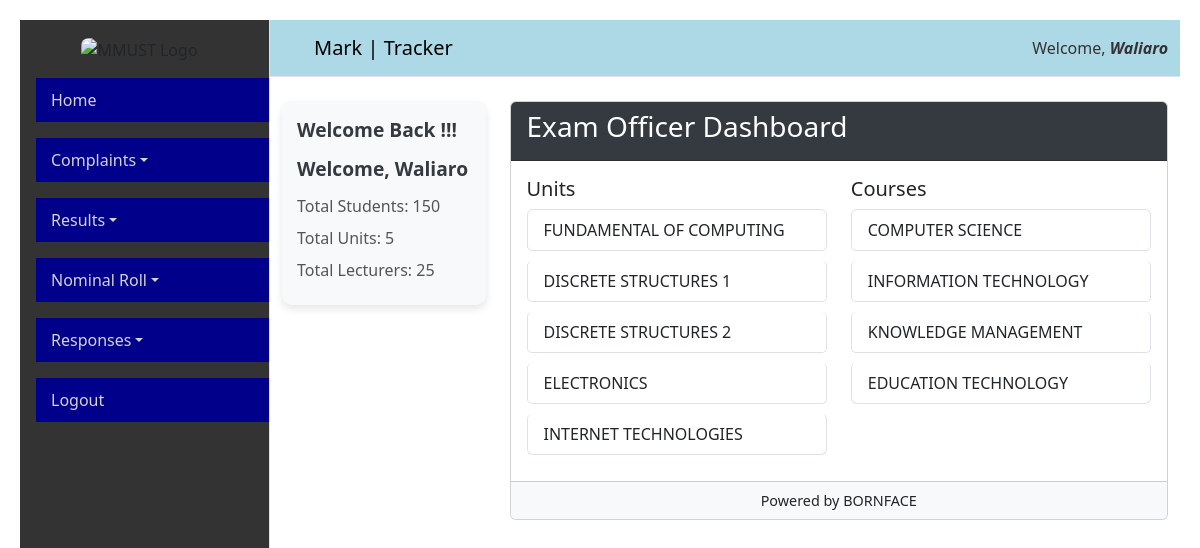
/exam-dashboard/ (signed in), run on the app's committed database.
### complaints/models.py (models this page shows, shortened)
class Lecturer(models.Model):
    lec_no = models.CharField(primary_key=True, unique=True, max_length=20, help_text="Please Enter Lecturer Number")
    email_address = models.EmailField(max_length=200, help_text="Please Enter Lecturer Email Address")
    username = models.EmailField(unique=True, max_length=200, help_text="Enter a valid Username")
    first_name = models.CharField(max_length=200, help_text="Please Enter Student First Name")
    last_name = models.CharField(max_length=200, help_text="Please Enter Student Last Name")
    phone_number = models.CharField(max_length=13, validators=[validate_kenyan_phone_number], help_text="Enter phone number in the format 0798073204 or +254798073404")
    role = models.CharField(max_length=50, choices=[('Member', 'Member'), ('Exam Officer', 'Exam Officer'), ('COD', 'COD')])
    dep_code = models.ForeignKey(Department, on_delete=models.CASCADE)

class Unit(models.Model):
    unit_code = models.CharField(primary_key=True, unique=True, max_length=20, help_text="Please Enter Unit Code")
    unit_name = models.CharField(max_length=200, help_text="Please Enter Unit Name")

class Course(models.Model):
    course_code = models.CharField(primary_key=True, unique=True, max_length=20, help_text="Please Enter Course Code")
    course_name = models.CharField(max_length=200, help_text="Please Enter Course Name")
    dep_code = models.ForeignKey(Department, on_delete=models.CASCADE)

### complaints/views.py (the view)
# urls.py: path('exam-dashboard/',Exam_DashboardView.as_view(), name='exam-dashboard'),
class Exam_DashboardView(View):
    def get(self, request):
        units = Unit.objects.all()
        courses = Course.objects.all()
        context = {
            'units': units,
            'courses': courses,
        }
        username = request.session.get('username')
        if not username:
            return redirect('login')  # Redirect to login if username is not in session
        try:
            user = System_User.objects.get(username=username)
            lecturer = Lecturer.objects.get(username=username)
            context['last_name'] = lecturer.last_name  # Add last name to context
        except (System_User.DoesNotExist, Lecturer.DoesNotExist):
            return redirect('login')
        context['user'] = user
        return render(request, 'exam_dashboard.html', context)

### complaints/templates/exam_dashboard.html (shortened to what this page needs)
{% extends 'exam_base_dashboard.html' %}
{% block content %}
<div class="container-fluid mt-4">
    <div class="row">
        <div class="col-lg-3">
            <div class="sidebar-card">
                <div class="sidebar-header">
                    Welcome  Back !!!
                </div>
                <div class="sidebar-header">
                    Welcome, {{ last_name }}
                </div>
                <p class="stat-item">Total Students: 150</p>
                <p class="stat-item">Total Units: {{ units.count }}</p>
                <p class="stat-item">Total Lecturers: 25</p>
            </div>
        </div>
        <div class="col-lg-9">
            <div class="card">
                <div class="card-header">
                    <h3 class="card-title">Exam Officer Dashboard</h3>
                </div>
                <div class="card-body">
                    <div class="row">
                        <div class="col-md-6">
                            <h5>Units</h5>
                            <ul class="list-group">
                                {% for unit in units %}
                                <li class="list-group-item">{{ unit.unit_name }}</li>
                                {% endfor %}
                            </ul>
                        </div>
                        <div class="col-md-6">
                            <h5>Courses</h5>
                            <ul class="list-group">
                                {% for course in courses %}
                                <li class="list-group-item">{{ course.course_name }}</li>
                                {% endfor %}
                            </ul>
                        </div>
                    </div>
                </div>
                <div class="card-footer text-center">
                    Powered by BORNFACE
                </div>
            </div>
        </div>
    </div>
</div>
{% endblock %}

### complaints/templates/exam_base_dashboard.html (shortened to what this page needs)
{% load static %}
<!DOCTYPE html>
<html lang="en">
<head>
    <link rel="stylesheet" href="{% static 'css/my_dashboard.css' %}">
    <link rel="stylesheet" href="https://cdn.jsdelivr.net/npm/bootstrap@5.3.0/dist/css/bootstrap.min.css">
    <link href="https://cdnjs.cloudflare.com/ajax/libs/MaterialDesign-Webfont/5.3.45/css/materialdesignicons.min.css" rel="stylesheet">
</head>
<body>
    <div class="dashboard-container d-flex">
        <aside id="sidebar" class="sidebar border-end">
            <div class="sidebar-logo text-center py-3">
                <img src="{% static 'img/mmust-logo.png' %}" alt="MMUST Logo" class="connect-logo">
            </div>
            <ul class="list-unstyled ps-3">
                <li class="mb-3">
                    <a href="{% url 'exam-dashboard' %}" class="menu-link">
                         <span class="menu-text">Home</span>
                    </a>
                </li>
                <li class="mb-3">
                    <a href="#complaintSubmenu" data-bs-toggle="collapse" aria-expanded="false" class="dropdown-toggle">
                         <span class="menu-text">Complaints</span>
                    </a>
                </li>
                <li class="mb-3">
                    <a href="#resultsSubmenu" data-bs-toggle="collapse" aria-expanded="false" class="dropdown-toggle">
                         <span class="menu-text">Results</span>
                    </a>
                </li>
                <li class="mb-3">
                    <a href="#nominalRollSubmenu" data-bs-toggle="collapse" aria-expanded="false" class="dropdown-toggle">
                         <span class="menu-text">Nominal Roll</span>
                    </a>
                </li>
                <li class="mb-3">
                    <a href="#responsesSubmenu" data-bs-toggle="collapse" aria-expanded="false" class="dropdown-toggle">
                         <span class="menu-text">Responses</span>
                    </a>
                </li>
                <a href="{% url 'logout' %}" class="nav-item"> Logout</a>
            </ul>
        </aside>
        <div class="main-content flex-grow-1">
            <header class="navbar navbar-expand-lg border-bottom">
                <div class="container-fluid">
                    <button id="toggleSidebar" class="btn"></button>
                    <span class="navbar-brand ms-2">Mark | Tracker</span>
                    <span class="ms-auto">Welcome, <i><b>{{ last_name|default:"Guest" }}</b></i></span>
                </div>
            </header>
            <main class="main-content" id="hero-section">
                <section id="home" class="hero">
                    <div class="hero-content">
                        {% block content %}{% endblock %}
                    </div>
                </section>
            </main>
        </div>
    </div>
</body>
</html>

### complaints/static/css/my_dashboard.css (style rules this page uses)
.dashboard-container { height: 100vh; display: flex; overflow: hidden; }
.sidebar { width: 250px; background-color: #333; transition: width 0.3s ease; }
.sidebar-logo { text-align: center; padding: 15px 0; }
.sidebar .list-unstyled { padding: 0; }
.sidebar a { display: flex; align-items: center; padding: 10px 15px; color: #d3d3d3; font-weight: 500; text-decoration: none; background-color: #00008b; transition: background-color 0.2s; }
.main-content { display: flex; flex-direction: column; flex-grow: 1; overflow-y: auto; }
.navbar { background-color: #add8e6; color: #333; }
.connect-logo { max-width: 200px; height: auto; margin-right: 10px; border-radius: 8px; }
button#toggleSidebar { background: none; border: none; font-size: 1.5rem; color: #333; }
body { font-family: Arial, sans-serif; background-color: #f8f9fa; margin: 0; padding: 20px; }
body { font-family: Arial, sans-serif; background-color: #f0f0f8; margin: 0; padding: 20px; }
a { text-decoration: none; color: #007bff; font-weight: bold; }

### complaints/templates/exam_dashboard.html (style rules this page uses)
.sidebar-card { background-color: #f8f9fa; border-radius: 10px; box-shadow: 0 4px 8px rgba(0, 0, 0, 0.1); padding: 15px; margin-bottom: 20px; }
.sidebar-header { font-size: 1.2rem; font-weight: bold; color: #343a40; margin-bottom: 10px; }
.stat-item { font-size: 1rem; color: #555; margin-bottom: 8px; font-weight: 500; }
.card-header { background-color: #343a40; color: white; }
.card-footer { background-color: #f8f9fa; font-size: 0.9rem; }
.list-group-item { border-radius: 5px; margin-bottom: 10px; }

### data on the page
Lecturer: last_name "Waliaro"
Unit: unit_name "FUNDAMENTAL OF COMPUTING"
Unit: unit_name "DISCRETE STRUCTURES 1"
Unit: unit_name "DISCRETE STRUCTURES 2"
Unit: unit_name "ELECTRONICS"
Unit: unit_name "INTERNET TECHNOLOGIES"
Course: course_name "COMPUTER SCIENCE"
Course: course_name "INFORMATION TECHNOLOGY"
Course: course_name "KNOWLEDGE MANAGEMENT"
Course: course_name "EDUCATION TECHNOLOGY"

### other printed values
{{ units.count }} "5"
